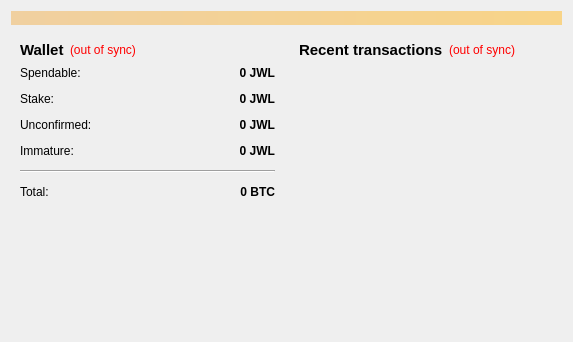
<?xml version="1.0" encoding="UTF-8"?>
<ui version="4.0">
 <class>OverviewPage</class>
 <widget class="QWidget" name="OverviewPage">
  <property name="geometry">
   <rect>
    <x>0</x>
    <y>0</y>
    <width>573</width>
    <height>342</height>
   </rect>
  </property>
  <property name="windowTitle">
   <string>Form</string>
  </property>
  <layout class="QVBoxLayout" name="topLayout">
   <item>
    <widget class="QLabel" name="labelAlerts">
     <property name="visible">
      <bool>false</bool>
     </property>
     <property name="styleSheet">
      <string notr="true">background-color: qlineargradient(x1: 0, y1: 0, x2: 1, y2: 0, stop:0 #F0D0A0, stop:1 #F8D488);  color:#000000
</string>
     </property>
     <property name="wordWrap">
      <bool>true</bool>
     </property>
     <property name="margin">
      <number>3</number>
     </property>
    </widget>
   </item>
   <item>
    <layout class="QHBoxLayout" name="horizontalLayout" stretch="1,1">
     <item>
      <layout class="QVBoxLayout" name="verticalLayout_2">
       <item>
        <widget class="QWidget" name="widget" native="true">
         <layout class="QVBoxLayout" name="verticalLayout_4">
          <item>
           <layout class="QHBoxLayout" name="horizontalLayout_4">
            <item>
             <widget class="QLabel" name="label_5">
              <property name="font">
               <font>
                <pointsize>11</pointsize>
                <weight>75</weight>
                <bold>true</bold>
               </font>
              </property>
              <property name="text">
               <string>Wallet</string>
              </property>
             </widget>
            </item>
            <item>
             <widget class="QLabel" name="labelWalletStatus">
              <property name="toolTip">
               <string>The displayed information may be out of date. Your wallet automatically synchronizes with the Jewels network after a connection is established, but this process has not completed yet.</string>
              </property>
              <property name="styleSheet">
               <string notr="true">QLabel { color: red; }</string>
              </property>
              <property name="text">
               <string notr="true">(out of sync)</string>
              </property>
              <property name="alignment">
               <set>Qt::AlignLeading|Qt::AlignLeft|Qt::AlignVCenter</set>
              </property>
             </widget>
            </item>
            <item>
             <spacer name="horizontalSpacer_2">
              <property name="orientation">
               <enum>Qt::Horizontal</enum>
              </property>
              <property name="sizeHint" stdset="0">
               <size>
                <width>40</width>
                <height>20</height>
               </size>
              </property>
             </spacer>
            </item>
           </layout>
          </item>
          <item>
           <layout class="QFormLayout" name="formLayout_2">
            <property name="fieldGrowthPolicy">
             <enum>QFormLayout::AllNonFixedFieldsGrow</enum>
            </property>
            <property name="horizontalSpacing">
             <number>12</number>
            </property>
            <property name="verticalSpacing">
             <number>12</number>
            </property>
            <item row="0" column="0">
             <widget class="QLabel" name="label">
              <property name="text">
               <string>Spendable:</string>
              </property>
             </widget>
            </item>
            <item row="0" column="1">
             <widget class="QLabel" name="labelBalance">
              <property name="font">
               <font>
                <weight>75</weight>
                <bold>true</bold>
               </font>
              </property>
              <property name="cursor">
               <cursorShape>IBeamCursor</cursorShape>
              </property>
              <property name="toolTip">
               <string>Your current spendable balance</string>
              </property>
              <property name="text">
               <string notr="true">0 JWL</string>
              </property>
              <property name="alignment">
               <set>Qt::AlignRight|Qt::AlignTrailing|Qt::AlignVCenter</set>
              </property>
              <property name="textInteractionFlags">
               <set>Qt::LinksAccessibleByMouse|Qt::TextSelectableByKeyboard|Qt::TextSelectableByMouse</set>
              </property>
             </widget>
            </item>
            <item row="1" column="0">
             <widget class="QLabel" name="label_6">
              <property name="text">
               <string>Stake:</string>
              </property>
             </widget>
            </item>
            <item row="1" column="1">
             <widget class="QLabel" name="labelStake">
              <property name="font">
               <font>
                <weight>75</weight>
                <bold>true</bold>
               </font>
              </property>
              <property name="cursor">
               <cursorShape>IBeamCursor</cursorShape>
              </property>
              <property name="toolTip">
               <string>Total of coins that was staked, and do not yet count toward the current balance</string>
              </property>
              <property name="text">
               <string notr="true">0 JWL</string>
              </property>
              <property name="alignment">
               <set>Qt::AlignRight|Qt::AlignTrailing|Qt::AlignVCenter</set>
              </property>
              <property name="textInteractionFlags">
               <set>Qt::LinksAccessibleByMouse|Qt::TextSelectableByKeyboard|Qt::TextSelectableByMouse</set>
              </property>
             </widget>
            </item>
            <item row="2" column="0">
             <widget class="QLabel" name="label_3">
              <property name="text">
               <string>Unconfirmed:</string>
              </property>
             </widget>
            </item>
            <item row="2" column="1">
             <widget class="QLabel" name="labelUnconfirmed">
              <property name="font">
               <font>
                <weight>75</weight>
                <bold>true</bold>
               </font>
              </property>
              <property name="cursor">
               <cursorShape>IBeamCursor</cursorShape>
              </property>
              <property name="toolTip">
               <string>Total of transactions that have yet to be confirmed, and do not yet count toward the current balance</string>
              </property>
              <property name="text">
               <string notr="true">0 JWL</string>
              </property>
              <property name="alignment">
               <set>Qt::AlignRight|Qt::AlignTrailing|Qt::AlignVCenter</set>
              </property>
              <property name="textInteractionFlags">
               <set>Qt::LinksAccessibleByMouse|Qt::TextSelectableByKeyboard|Qt::TextSelectableByMouse</set>
              </property>
             </widget>
            </item>
            <item row="3" column="0">
             <widget class="QLabel" name="labelImmatureText">
              <property name="text">
               <string>Immature:</string>
              </property>
             </widget>
            </item>
            <item row="3" column="1">
             <widget class="QLabel" name="labelImmature">
              <property name="font">
               <font>
                <weight>75</weight>
                <bold>true</bold>
               </font>
              </property>
              <property name="toolTip">
               <string>Mined balance that has not yet matured</string>
              </property>
              <property name="text">
               <string notr="true">0 JWL</string>
              </property>
              <property name="alignment">
               <set>Qt::AlignRight|Qt::AlignTrailing|Qt::AlignVCenter</set>
              </property>
              <property name="textInteractionFlags">
               <set>Qt::LinksAccessibleByMouse|Qt::TextSelectableByKeyboard|Qt::TextSelectableByMouse</set>
              </property>
             </widget>
            </item>
            <item row="4" column="0" colspan="2">
             <widget class="Line" name="line">
              <property name="orientation">
               <enum>Qt::Horizontal</enum>
              </property>
             </widget>
            </item>
            <item row="5" column="0">
             <widget class="QLabel" name="labelTotalText">
              <property name="text">
               <string>Total:</string>
              </property>
             </widget>
            </item>
            <item row="5" column="1">
             <widget class="QLabel" name="labelTotal">
              <property name="font">
               <font>
                <weight>75</weight>
                <bold>true</bold>
               </font>
              </property>
              <property name="cursor">
               <cursorShape>IBeamCursor</cursorShape>
              </property>
              <property name="toolTip">
               <string>Your current total balance</string>
              </property>
              <property name="text">
               <string notr="true">0 BTC</string>
              </property>
              <property name="alignment">
               <set>Qt::AlignRight|Qt::AlignTrailing|Qt::AlignVCenter</set>
              </property>
              <property name="textInteractionFlags">
               <set>Qt::LinksAccessibleByMouse|Qt::TextSelectableByKeyboard|Qt::TextSelectableByMouse</set>
              </property>
             </widget>
            </item>
           </layout>
          </item>
         </layout>
        </widget>
       </item>
       <item>
        <spacer name="verticalSpacer">
         <property name="orientation">
          <enum>Qt::Vertical</enum>
         </property>
         <property name="sizeHint" stdset="0">
          <size>
           <width>20</width>
           <height>40</height>
          </size>
         </property>
        </spacer>
       </item>
      </layout>
     </item>
     <item>
      <layout class="QVBoxLayout" name="verticalLayout_3">
       <item>
        <widget class="QWidget" name="widget_2" native="true">
         <layout class="QVBoxLayout" name="verticalLayout">
          <item>
           <layout class="QHBoxLayout" name="horizontalLayout_2">
            <item>
             <widget class="QLabel" name="label_4">
              <property name="font">
               <font>
                <pointsize>11</pointsize>
                <weight>75</weight>
                <bold>true</bold>
               </font>
              </property>
              <property name="text">
               <string>&lt;b&gt;Recent transactions&lt;/b&gt;</string>
              </property>
             </widget>
            </item>
            <item>
             <widget class="QLabel" name="labelTransactionsStatus">
              <property name="toolTip">
               <string>The displayed information may be out of date. Your wallet automatically synchronizes with the Jewels network after a connection is established, but this process has not completed yet.</string>
              </property>
              <property name="styleSheet">
               <string notr="true">QLabel { color: red; }</string>
              </property>
              <property name="text">
               <string notr="true">(out of sync)</string>
              </property>
              <property name="alignment">
               <set>Qt::AlignRight|Qt::AlignTrailing|Qt::AlignVCenter</set>
              </property>
             </widget>
            </item>
            <item>
             <spacer name="horizontalSpacer">
              <property name="orientation">
               <enum>Qt::Horizontal</enum>
              </property>
              <property name="sizeHint" stdset="0">
               <size>
                <width>40</width>
                <height>20</height>
               </size>
              </property>
             </spacer>
            </item>
           </layout>
          </item>
          <item>
           <widget class="QListView" name="listTransactions">
            <property name="styleSheet">
             <string notr="true">QListView { background: transparent; }</string>
            </property>
            <property name="frameShape">
             <enum>QFrame::NoFrame</enum>
            </property>
            <property name="verticalScrollBarPolicy">
             <enum>Qt::ScrollBarAlwaysOff</enum>
            </property>
            <property name="horizontalScrollBarPolicy">
             <enum>Qt::ScrollBarAlwaysOff</enum>
            </property>
            <property name="selectionMode">
             <enum>QAbstractItemView::NoSelection</enum>
            </property>
           </widget>
          </item>
         </layout>
        </widget>
       </item>
      </layout>
     </item>
    </layout>
   </item>
  </layout>
 </widget>
 <resources/>
 <connections/>
</ui>
